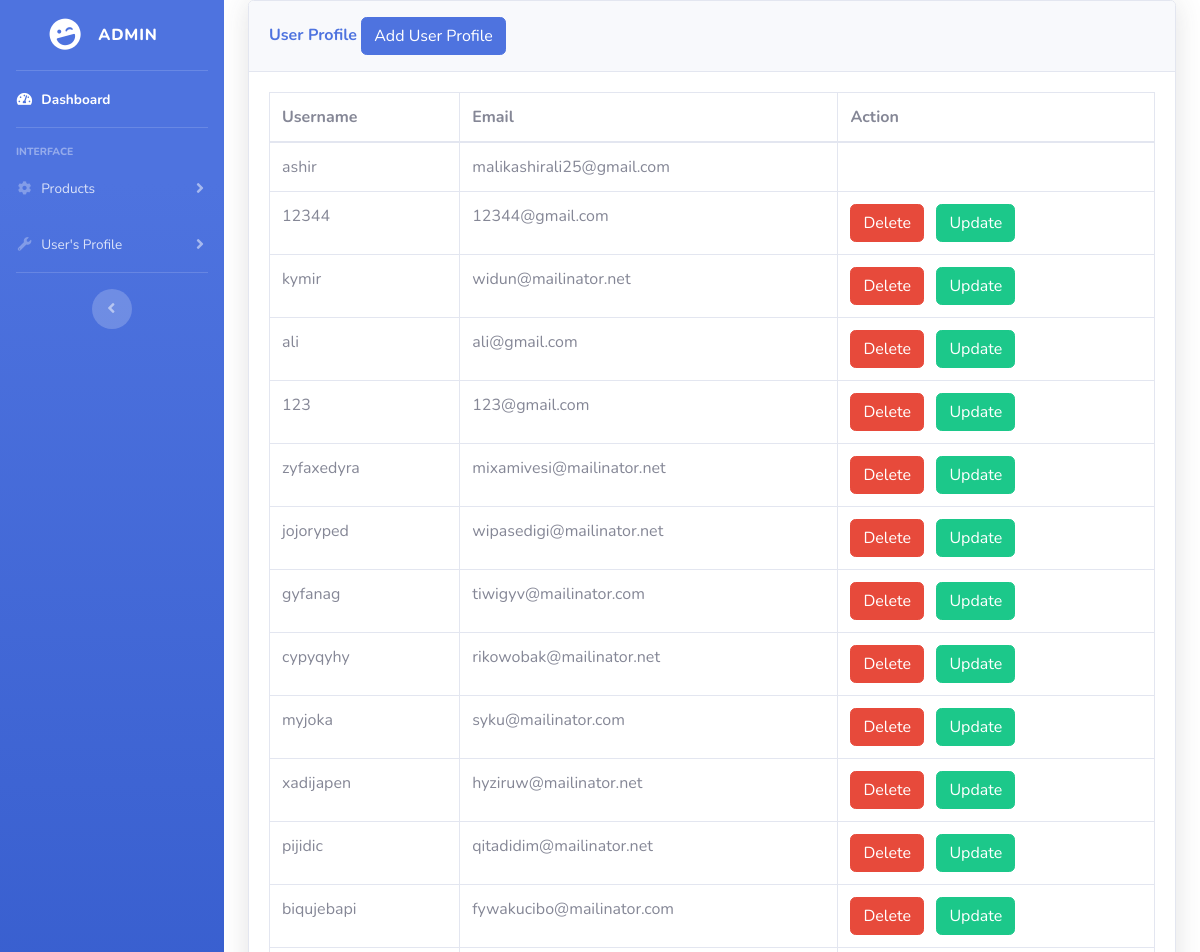
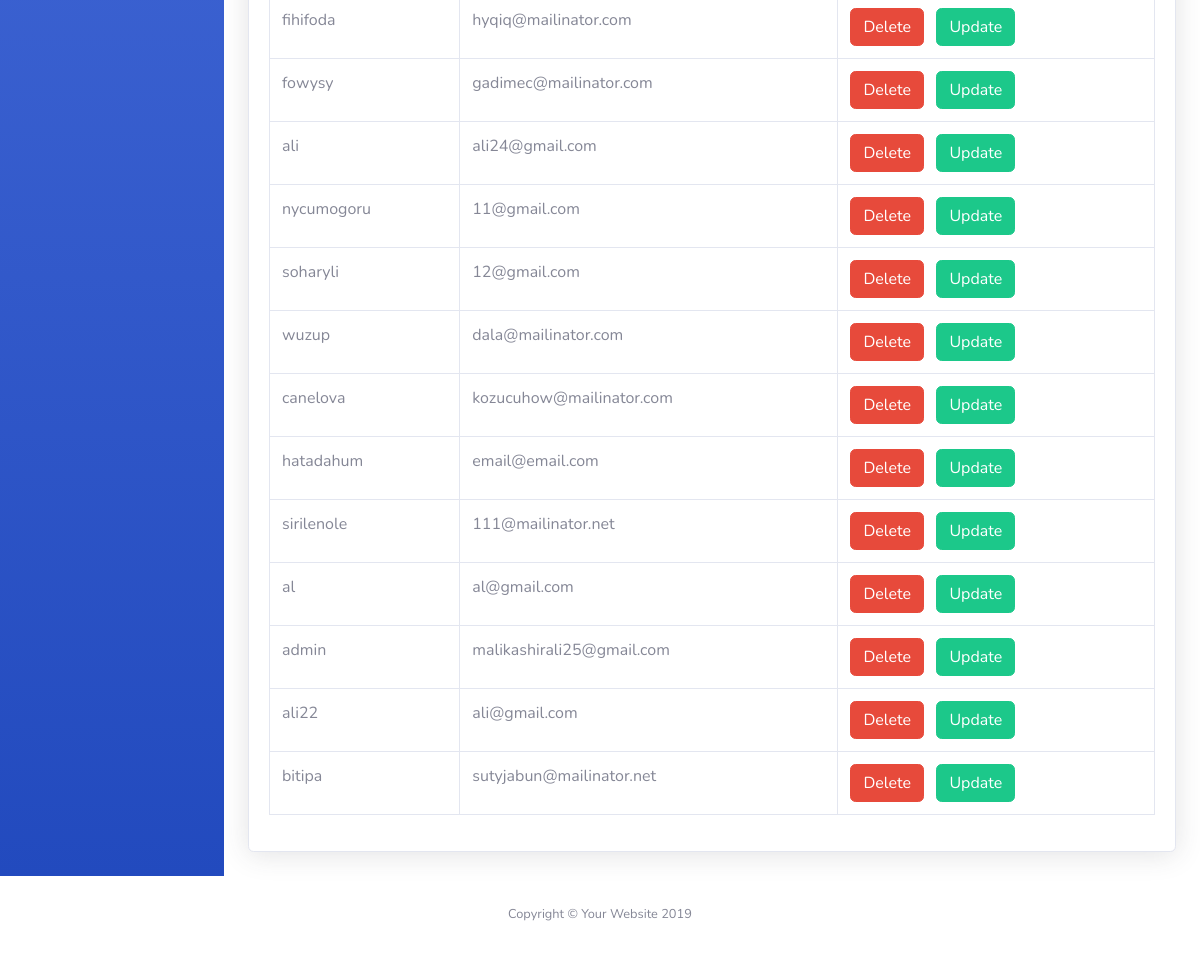
/admin/register.php, run on the app's committed database (2 pictures, top to bottom).
### tables this page shows
CREATE TABLE `users` (
  `id` int(11) NOT NULL,
  `username` varchar(15) NOT NULL,
  `email` varchar(75) NOT NULL,
  `password` varchar(255) NOT NULL,
  `roles_id` int(11) NOT NULL
);

### admin/register.php (the view, shortened to what this page needs)
<?php
include('includes/header.php');
include('includes/navbar.php');
include('../includes/db.php');
?>
<div class="container-fluid">
<div class="card shadow mb-4">
  <div class="card-header py-3">
    <h6 class="m-0 font-weight-bold text-primary">User Profile
      <button type="button" class="btn btn-primary" data-toggle="modal" data-target="#addadminprofile">
        Add User Profile
      </button>
    </h6>
  </div>
  <div class="card-body">
  <div class="table-responsive">
  <?php
  $query = "SELECT * FROM  users";
  $queryRun = mysqli_query ($connection,$query);
  ?>
    <table class="table table-bordered" id="dataTable" width="100%" cellspacing="0">
      <thead>
        <tr>
          <th>Username</th>
          <th>Email</th>
          <th>Action</th>
        </tr>
      </thead>
      <tbody>
    <?php
    if(mysqli_num_rows($queryRun) > 0){
        while($row= mysqli_fetch_assoc($queryRun))
        {
    ?>
    <tr>
    <td><?php echo $row['username']?></td>
    <td><?php echo $row['email']?></td>
    <form action="code.php" method="GET">
    <td>
    <?php if( $row['roles_id'] != 1){ ?>
    <a href="code.php?user_delete=<?php echo $row['id'];?>" class="btn btn-danger">Delete</a>
    <a href="registerEdit.php?edit=<?php echo $row['id'];?>" class="btn btn-success">Update</a>
    <?php }
    ?>
    </form>
    </tr>
    <?php
        }
    }
    else {
      echo "No Records Found";
    }
    ?>
      </tbody>
    </table>
    </div>
   </div>
 </div>
</div>
<?php
include('includes/footer.php');
?>

### data on the page
users: username "ashir", email "malikashirali25@gmail.com"
users: username "12344", email "12344@gmail.com"
users: username "kymir", email "widun@mailinator.net"
users: username "ali", email "ali@gmail.com"
users: username "123", email "123@gmail.com"
users: username "zyfaxedyra", email "mixamivesi@mailinator.net"
users: username "jojoryped", email "wipasedigi@mailinator.net"
users: username "gyfanag", email "tiwigyv@mailinator.com"
users: username "cypyqyhy", email "rikowobak@mailinator.net"
users: username "myjoka", email "syku@mailinator.com"
users: username "xadijapen", email "hyziruw@mailinator.net"
users: username "pijidic", email "qitadidim@mailinator.net"
users: username "biqujebapi", email "fywakucibo@mailinator.com"
users: username "fihifoda", email "hyqiq@mailinator.com"
users: username "fowysy", email "gadimec@mailinator.com"
users: username "ali", email "ali24@gmail.com"
users: username "nycumogoru", email "11@gmail.com"
users: username "soharyli", email "12@gmail.com"
users: username "wuzup", email "dala@mailinator.com"
users: username "canelova", email "kozucuhow@mailinator.com"
users: username "hatadahum", email "email@email.com"
users: username "sirilenole", email "111@mailinator.net"
users: username "al", email "al@gmail.com"
users: username "admin", email "malikashirali25@gmail.com"
users: username "ali22", email "ali@gmail.com"
users: username "bitipa", email "sutyjabun@mailinator.net"
